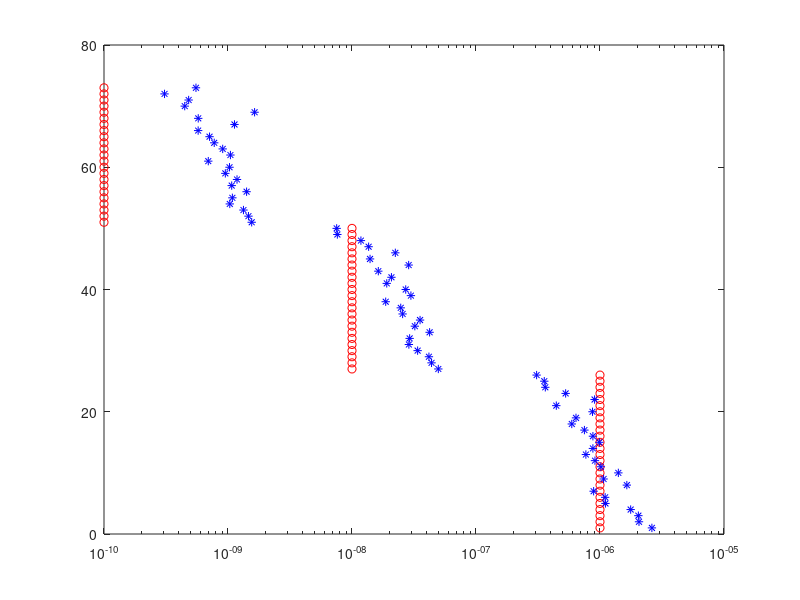

Write MATLAB code to recreate this figure.
close all;
td = load('testdata7.txt');
[td_tols, idx] = sort(td(:,4));
td_errs = td(idx,5);
semilogx(flip(td_tols),1:length(td(:,1)),'ro')
hold on 
semilogx(flip(td_errs),1:length(td(:,1)),'b*')
